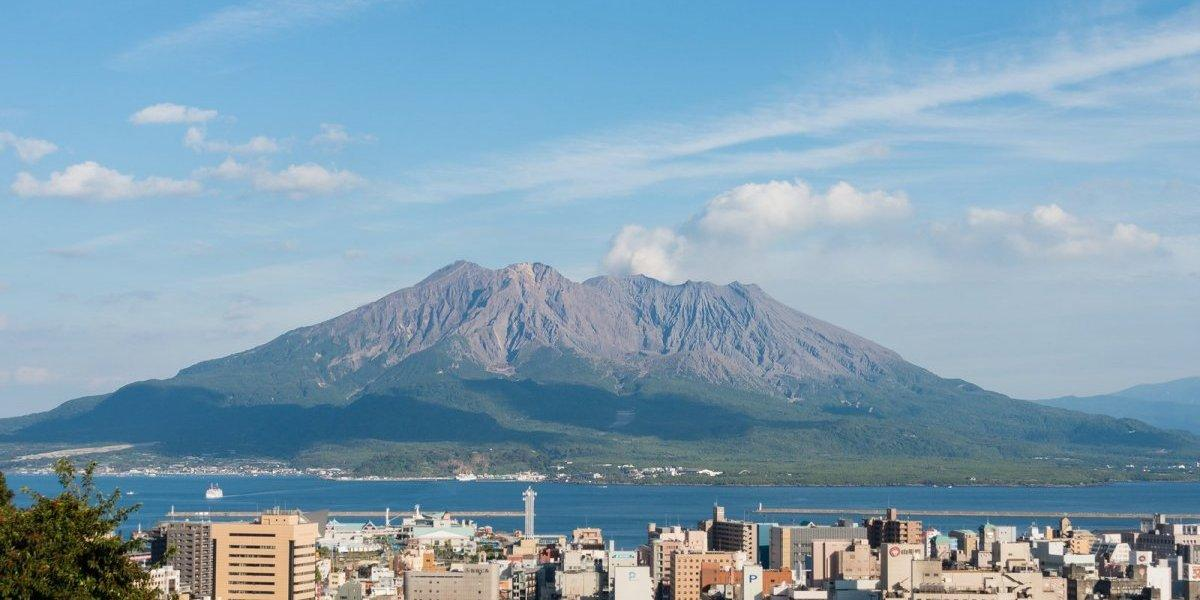
#> input picture grayscale/sakurajima.jpeg, 1200 x 600 px, found by its file name
$ python grayscale.py
#> lines starting #> are read from the running program, lines starting #| are printed output that depends on the picture
import numpy as np
from PIL import Image
import matplotlib.pyplot as plt

def display_grayscale_image_and_histogram(input_path):
    # 画像を開く
    img = Image.open(input_path)
#> img is the input picture: PIL image 1200x600 RGB; mean R, G, B 129.4, 159.3, 178.6

    # グレースケールに変換
    grayscale_img = img.convert("L")
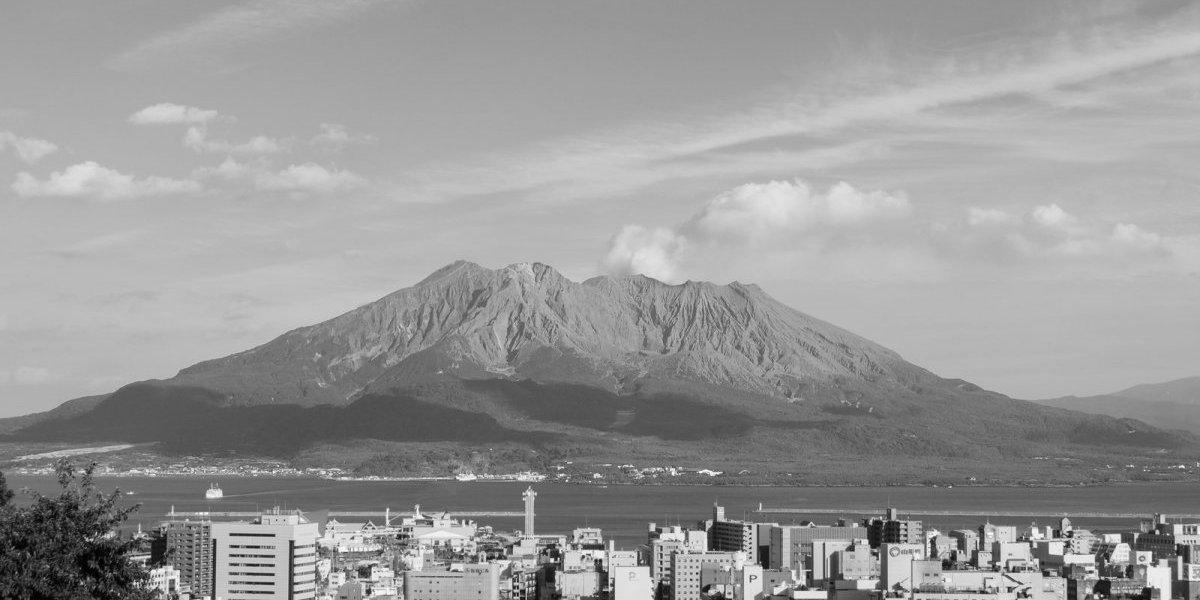
#> grayscale_img: PIL image 1200x600 L; min 0, max 255, mean 152.6

    # 画像のデータをnumpy配列に変換
    img_data = np.asarray(grayscale_img)

    # グレースケール画像を表示
    plt.figure(figsize=(10,5))

    # 左側にグレースケール画像を表示
    plt.subplot(1, 2, 1)
    plt.imshow(grayscale_img, cmap='gray')
    plt.axis('off')  # 軸を非表示にする
    plt.title('Grayscale Image')

    # 右側にヒストグラムを表示
    plt.subplot(1, 2, 2)
    plt.hist(img_data.ravel(), bins=256, range=(0,256), density=True, color='gray', alpha=0.7)
    plt.xlabel('Pixel Value')
    plt.ylabel('Frequency')
    plt.title('Histogram of Grayscale Image')
    plt.grid(axis='y', linestyle='--')

    plt.tight_layout()  # レイアウトをきれいにする
    plt.show()
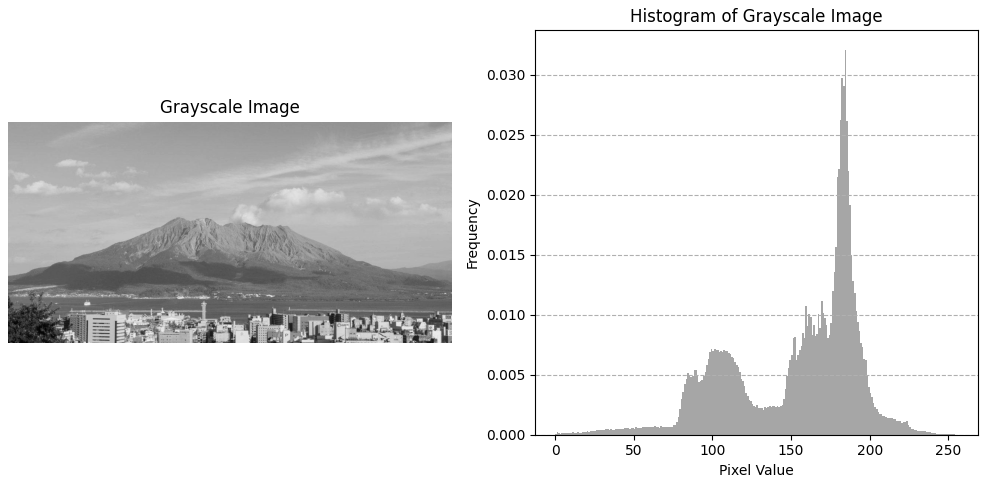
#> figure drawn by matplotlib, 2 panels; panel 2: tallest bar 0.0321 high, from x = 184 to 185

# 使用例
input_file_path = "/Users/kiyotakoki/dev/com_vis/grayscale/sakurajima.jpeg"

display_grayscale_image_and_histogram(input_file_path)
